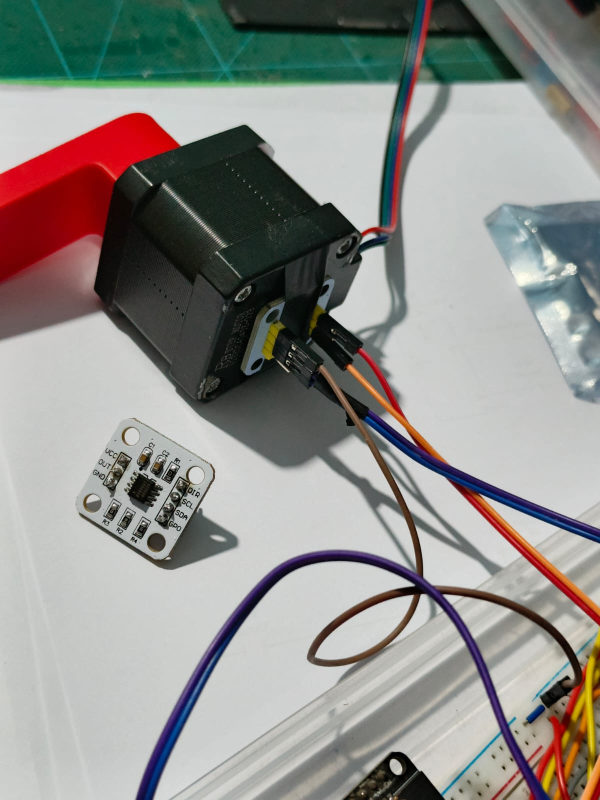
#> input picture image and videos/encoder Mounting.jpeg, 1200 x 1600 px, given in place of video, which was not available (shown at 1/2 size)
$ python code1.py
#> lines starting #> are read from the running program, lines starting #| are printed output that depends on the picture; after the words box and inside, x2 and y2 are one past the last pixel; in counts of white or black regions, pixels touching at a corner belong together; pictures that were not available may be replaced by others from this repository, and a replacement may not be noted
print("SCARA vision Code: Object Tracking")
import cv2
import numpy as np # <-- NEW: We need numpy to handle arrays of color values

camera_url = "http://192.168.0.181:8080/video"

print("Connecting to camera...")
cap = cv2.VideoCapture(camera_url)

if not cap.isOpened():
    print("Error: Could not connect to the camera.")
    exit()

print("Camera connected! Press 'q' on your keyboard to close the window.")

while True:
    success, frame = cap.read()
#> frame is the input picture: shape (1600, 1200, 3); mean B, G, R 139.9, 143.6, 144.4

    if not success:
        print("Lost connection to camera.")
        break

    frame = cv2.resize(frame, (640, 480))
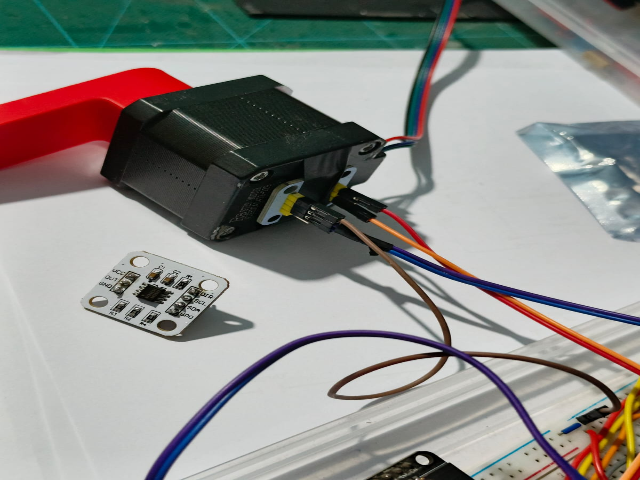
#> frame: shape (480, 640, 3); mean B, G, R 139.8, 143.5, 144.3


    # =================================================================
    # NEW VISION PROCESSING CODE STARTS HERE
    # =================================================================

    # 1. Convert the image from BGR (standard) to HSV (Hue, Saturation, Value)
    # HSV is much better for finding colors because it separates the color from the brightness.
    hsv_frame = cv2.cvtColor(frame, cv2.COLOR_BGR2HSV)
#> hsv_frame: shape (480, 640, 3); mean H, S, V 61.1, 48.3, 153.4

    # 2. Define the color range for a BLUE object
    # If your object isn't blue, these numbers will need to change!
    lower_blue = np.array([100, 150, 50])
    upper_blue = np.array([140, 255, 255])

    # 3. Create a "mask". This turns everything blue into pure WHITE, and everything else BLACK.
    mask = cv2.inRange(hsv_frame, lower_blue, upper_blue)
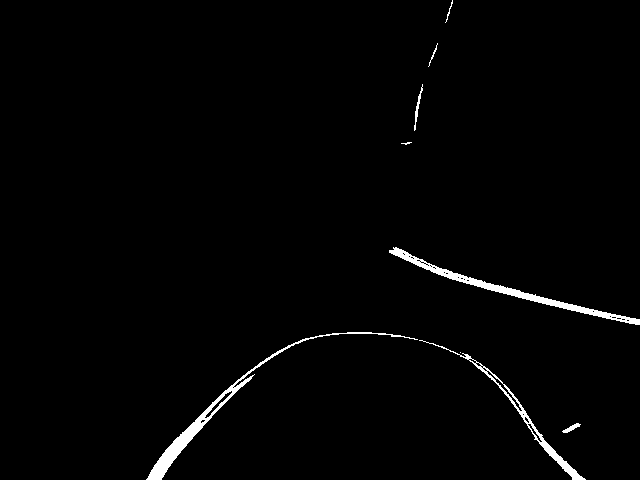
#> mask: shape (480, 640); 1.5% white; 9 white regions (2 under 20 px)

    # 4. Find the contours (outlines) of the white shapes in the mask
    contours, _ = cv2.findContours(mask, cv2.RETR_TREE, cv2.CHAIN_APPROX_SIMPLE)
#> contours = 47 contours, 39 with area under 20; largest, box (x1, y1, x2, y2) and area: (146, 332, 418, 480) 1532, (389, 247, 640, 325) 1470, (419, 340, 586, 480) 940, (486, 370, 523, 412) 148, (204, 390, 233, 419) 124, (527, 423, 543, 443) 58, (562, 423, 581, 433) 56, (414, 84, 423, 131) 52

    # If we found any contours...
    if len(contours) > 0:
        # 5. Pick the largest contour (we assume the biggest blue thing is our object)
        biggest_contour = max(contours, key=cv2.contourArea)
#> biggest_contour = contour of 232 points, box (x1, y1, x2, y2) (146, 332, 418, 480), area 1532

        # Only track it if it's large enough (prevents the camera from tracking tiny blue specks)
        if cv2.contourArea(biggest_contour) > 500:

            # 6. Calculate the center pixel (cx, cy) of the object using "Image Moments"
            M = cv2.moments(biggest_contour)
#> M = moments, m00 1532, centre m10/m00, m01/m00 = (204.9, 422.2)
            if M["m00"] != 0:
                cx = int(M["m10"] / M["m00"])
#> cx = 204
                cy = int(M["m01"] / M["m00"])
#> cy = 422

                # 7. Draw graphics on the screen so we can see it working!
                cv2.drawContours(frame, [biggest_contour], -1, (0, 255, 0), 2) # Draw green outline
                cv2.circle(frame, (cx, cy), 5, (0, 0, 255), -1)                # Draw red dot at center
#> frame: shape (480, 640, 3); mean B, G, R 139.2, 144.8, 144.1

                # Print the pixel coordinates onto the video feed
                text = f"X: {cx}, Y: {cy}"
#> text = 'X: 204, Y: 422'
                cv2.putText(frame, text, (cx - 20, cy - 20), cv2.FONT_HERSHEY_SIMPLEX, 0.6, (0, 0, 255), 2)
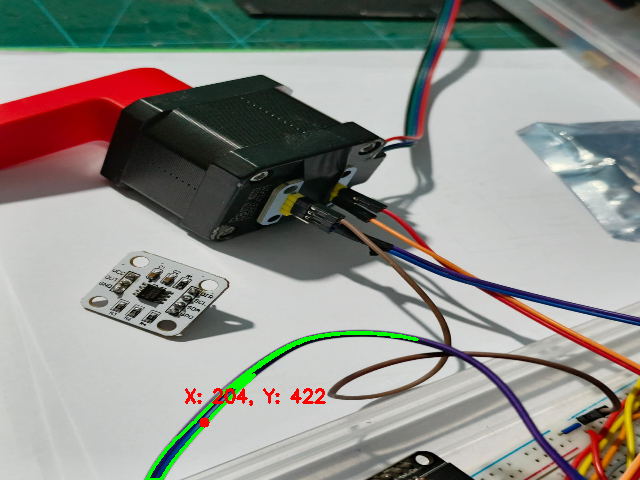
#> frame: shape (480, 640, 3); mean B, G, R 138.8, 144.3, 144.3

                # Print to the console (This is the data we will eventually send to the ESP32!)
                # print(f"Object found at Pixel X: {cx}, Y: {cy}")

    # =================================================================
    # NEW VISION PROCESSING CODE ENDS HERE
    # =================================================================

    # Show the normal video feed
    cv2.imshow("SCARA Robot Eye", frame)

    # Also show the Mask so you can see exactly how the computer isolates the color!
    cv2.imshow("Color Mask", mask)

    if cv2.waitKey(1) & 0xFF == ord('q'):
#> (key q is pressed here)
        break

cap.release()
cv2.destroyAllWindows()
